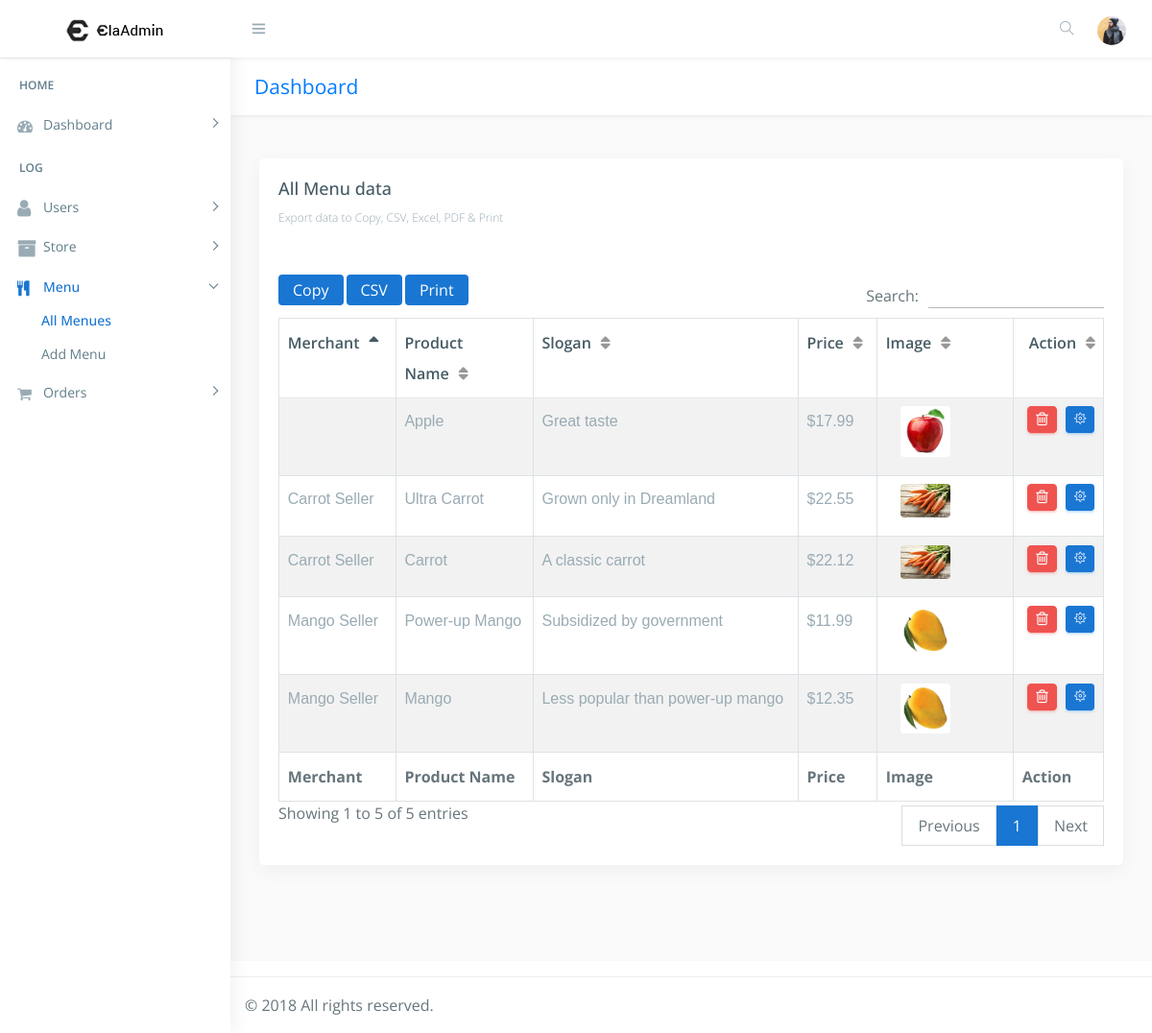
Page /seller/all_menu.php on the committed database.
### tables this page shows
CREATE TABLE `dishes` (
  `d_id` int(222) NOT NULL,
  `rs_id` int(222) NOT NULL,
  `title` varchar(222) NOT NULL,
  `slogan` varchar(222) NOT NULL,
  `price` decimal(10,2) NOT NULL,
  `img` varchar(222) NOT NULL
);

CREATE TABLE `restaurant` (
  `rs_id` int(222) NOT NULL,
  `c_id` int(222) NOT NULL,
  `title` varchar(222) NOT NULL,
  `email` varchar(222) NOT NULL,
  `phone` varchar(222) NOT NULL,
  `url` varchar(222) NOT NULL,
  `o_hr` varchar(222) NOT NULL,
  `c_hr` varchar(222) NOT NULL,
  `o_days` varchar(222) NOT NULL,
  `address` text NOT NULL,
  `image` text NOT NULL,
  `date` timestamp NOT NULL DEFAULT current_timestamp() ON UPDATE current_timestamp()
);

### seller/all_menu.php (the view, shortened to what this page needs)
<!DOCTYPE html>
<html lang="en">
<?php
include("../connection/connect.php");
?>
<head>
    <link href="css/lib/bootstrap/bootstrap.min.css" rel="stylesheet">
    <link href="css/helper.css" rel="stylesheet">
    <link href="css/style.css" rel="stylesheet">
</head>
<body class="fix-header fix-sidebar">
    <div id="main-wrapper">
          <div class="header">
            <nav class="navbar top-navbar navbar-expand-md navbar-light">
                <div class="navbar-header">
                    <a class="navbar-brand" href="index.html">
                        <b><img src="images/logo.png" alt="homepage" class="dark-logo" /></b>
                        <span><img src="images/logo-text.png" alt="homepage" class="dark-logo" /></span>
                    </a>
                </div>
                <div class="navbar-collapse">
                    <ul class="navbar-nav mr-auto mt-md-0">
                        <li class="nav-item m-l-10"> <a class="nav-link sidebartoggler hidden-sm-down text-muted  " href="javascript:void(0)"><i class="ti-menu"></i></a> </li>
                    </ul>
                    <ul class="navbar-nav my-lg-0">
                        <li class="nav-item hidden-sm-down search-box"> <a class="nav-link hidden-sm-down text-muted  " href="javascript:void(0)"><i class="ti-search"></i></a>
                        </li>
                        <li class="nav-item dropdown">
                            <a class="nav-link dropdown-toggle text-muted  " href="#" data-toggle="dropdown" aria-haspopup="true" aria-expanded="false"><img src="images/users/5.jpg" alt="user" class="profile-pic" /></a>
                        </li>
                    </ul>
                </div>
            </nav>
        </div>
        <div class="left-sidebar">
            <div class="scroll-sidebar">
                <nav class="sidebar-nav">
                   <ul id="sidebarnav">
                        <li class="nav-devider"></li>
                        <li class="nav-label">Home</li>
                        <li> <a class="has-arrow  " href="#" aria-expanded="false"><i class="fa fa-tachometer"></i><span class="hide-menu">Dashboard</span></a>
                        </li>
                        <li class="nav-label">Log</li>
                        <li> <a class="has-arrow  " href="#" aria-expanded="false">  <span><i class="fa fa-user f-s-20 "></i></span><span class="hide-menu">Users</span></a>
                        </li>
                        <li> <a class="has-arrow  " href="#" aria-expanded="false"><i class="fa fa-archive f-s-20 color-warning"></i><span class="hide-menu">Store</span></a>
                        </li>
                      <li> <a class="has-arrow  " href="#" aria-expanded="false"><i class="fa fa-cutlery" aria-hidden="true"></i><span class="hide-menu">Menu</span></a>
                            <ul aria-expanded="false" class="collapse">
								<li><a href="all_menu.php">All Menues</a></li>
								<li><a href="add_menu.php">Add Menu</a></li>
                            </ul>
                        </li>
						 <li> <a class="has-arrow  " href="#" aria-expanded="false"><i class="fa fa-shopping-cart" aria-hidden="true"></i><span class="hide-menu">Orders</span></a>
                        </li>
                    </ul>
                </nav>
            </div>
        </div>
        <div class="page-wrapper">
            <div class="row page-titles">
                <div class="col-md-5 align-self-center">
                    <h3 class="text-primary">Dashboard</h3> </div>
            </div>
            <div class="container-fluid">
                <div class="row">
                    <div class="col-12">
						     <div class="card">
                            <div class="card-body">
                                <h4 class="card-title">All Menu data</h4>
                                <h6 class="card-subtitle">Export data to Copy, CSV, Excel, PDF & Print</h6>
                                <div class="table-responsive m-t-40">
                                    <table id="example23" class="display nowrap table table-hover table-striped table-bordered" cellspacing="0" width="100%">
                                        <thead>
                                            <tr>
											 <th>Merchant</th>
                                                <th>Product Name</th>
                                                <th>Slogan</th>
                                                <th>Price</th>
                                                <th>Image</th>
                                               <th>Action</th>
                                            </tr>
                                        </thead>
                                        <tfoot>
                                            <tr>
											 <th>Merchant</th>
                                                <th>Product Name</th>
                                                <th>Slogan</th>
                                                <th>Price</th>
                                                <th>Image</th>
                                               <th>Action</th>
                                            </tr>
                                        </tfoot>
                                        <tbody>
                                               	<?php
												$sql="SELECT * FROM dishes order by d_id desc";
												$query=mysqli_query($db,$sql);
													if(!mysqli_num_rows($query) > 0 )
														{
															echo '<td colspan="11"><center>No product data!</center></td>';
														}
													else
														{
																	while($rows=mysqli_fetch_array($query))
																		{
																				$mql="select * from restaurant where rs_id='".$rows['rs_id']."'";
																				$newquery=mysqli_query($db,$mql);
																				$fetch=mysqli_fetch_array($newquery);
																					echo '<tr><td>'.$fetch['title'].'</td>
																								<td>'.$rows['title'].'</td>
																								<td>'.$rows['slogan'].'</td>
																								<td>$'.$rows['price'].'</td>
																								<td><div class="col-md-3 col-lg-8 m-b-10">
																								<center><img src="Res_img/dishes/'.$rows['img'].'" class="img-responsive  radius" style="max-height:100px;max-width:150px;" /></center>
																								</div></td>
																									 <td><a href="delete_menu.php?menu_del='.$rows['d_id'].'" class="btn btn-danger btn-flat btn-addon btn-xs m-b-10"><i class="fa fa-trash-o" style="font-size:16px"></i></a>
																									 <a href="update_menu.php?menu_upd='.$rows['d_id'].'" class="btn btn-info btn-flat btn-addon btn-sm m-b-10 m-l-5"><i class="ti-settings"></i></a>
																									</td></tr>';
																		}
														}
											?>
                                        </tbody>
                                    </table>
                                </div>
                            </div>
                        </div>
						 </div>
                            </div>
                        </div>
                    </div>
                </div>
            <footer class="footer"> © 2018 All rights reserved. </footer>
</body>
</html>

### seller/css/helper.css (style rules this page uses)
.f-s-20 { font-size: 20px!important; }
.m-t-40 { margin-top: 40px!important; }
.m-b-10 { margin-bottom: 10px!important; }
.m-l-5 { margin-left: 5px!important; }
.m-l-10 { margin-left: 10px!important; }

### rows in the picture
dishes: title "Apple", slogan "Great taste", price "17.99", img (picture)
dishes: rs.title "Carrot Seller", title "Ultra Carrot", slogan "Grown only in Dreamland", price "22.55", img (picture)
dishes: rs.title "Mango Seller", title "Power-up Mango", slogan "Subsidized by government", price "11.99", img (picture)
dishes: rs.title "Mango Seller", title "Mango", slogan "Less popular than power-up mango", price "12.35", img (picture)
dishes: rs.title "Carrot Seller", title "Carrot", slogan "A classic carrot", price "22.12", img (picture)
